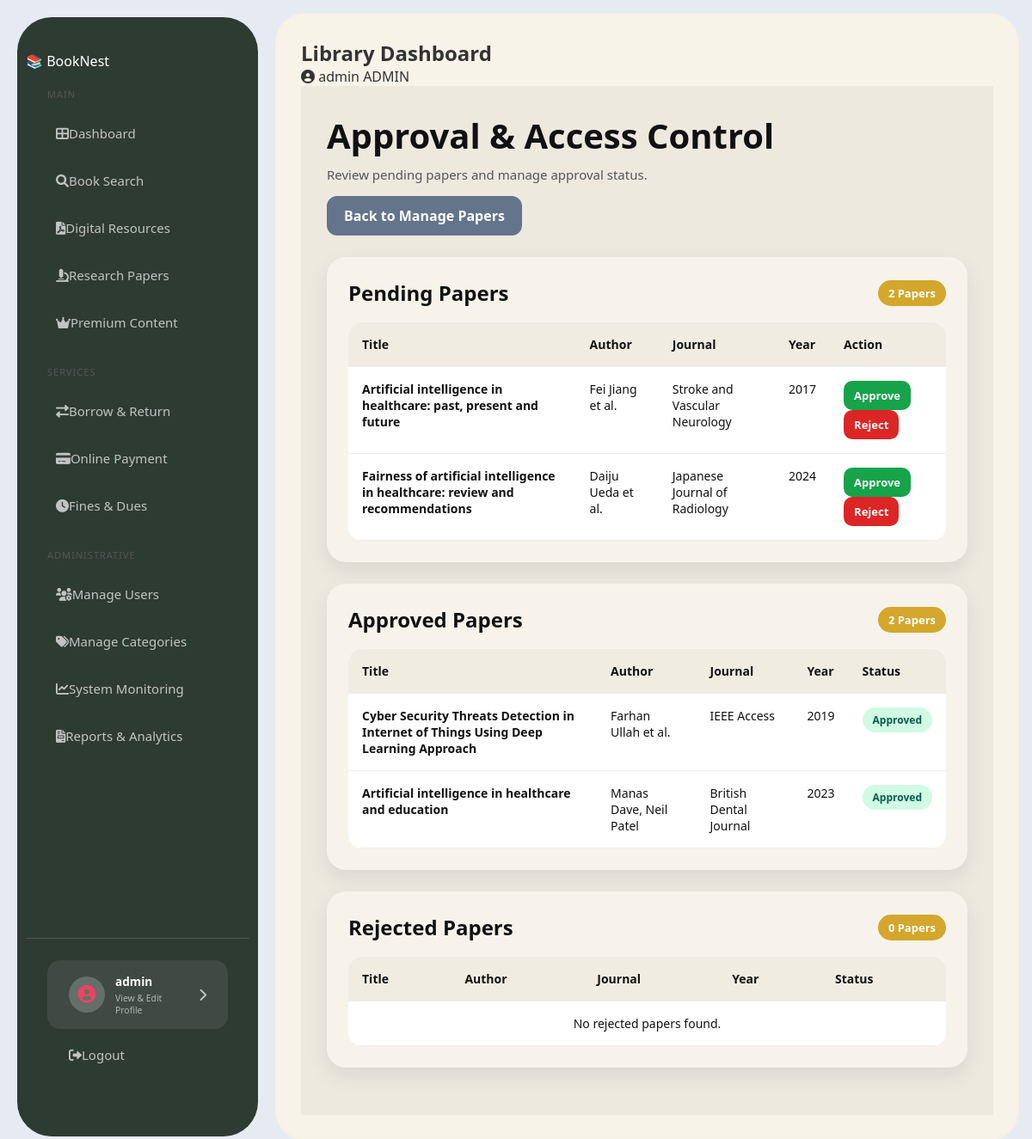
Page /librarian/research-papers/approval/ (signed in) on the earlier database version.
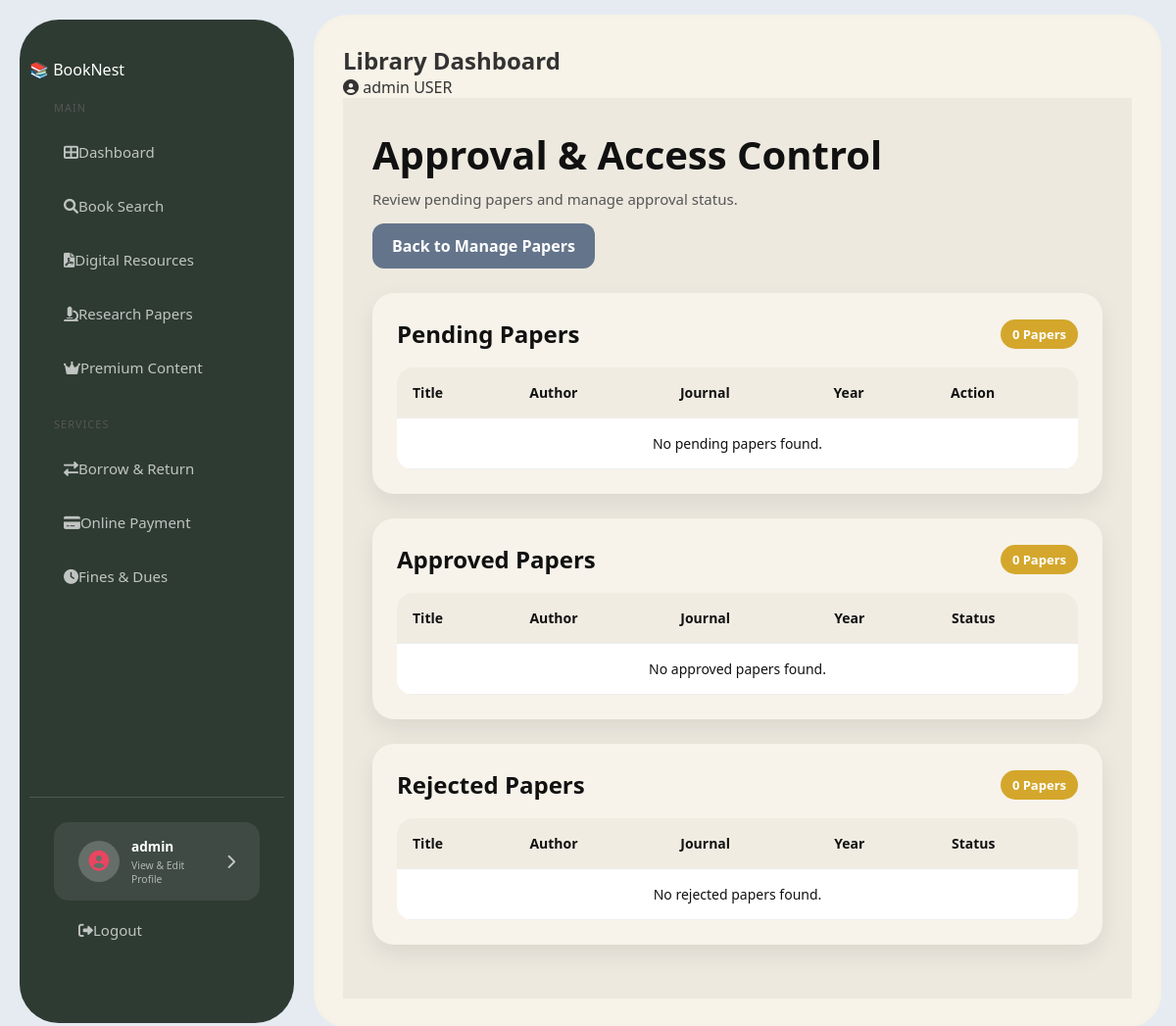
Same page on the later database version.
### library/models.py (models this page shows, shortened)
class User(AbstractUser):
    ADMIN = 'admin'
    LIBRARIAN = 'librarian'
    REGULAR_USER = 'user'
    ROLE_CHOICES = [
        (ADMIN, 'Administrator'),
        (LIBRARIAN, 'Librarian'),
        (REGULAR_USER, 'Regular User'),
    ]
    role = models.CharField(max_length=20, choices=ROLE_CHOICES, default=REGULAR_USER)
    phone = models.CharField(max_length=15, null=True, blank=True)
    profile_picture = models.ImageField(upload_to='profiles/', null=True, blank=True)
    date_of_birth = models.DateField(null=True, blank=True)
    bio = models.TextField(null=True, blank=True)
    def get_full_name(self):
        if self.first_name and self.last_name:
            return f"{self.first_name} {self.last_name}"
        return self.username

class ResearchPaper(models.Model):
    STATUS_CHOICES = [
        ('pending', 'Pending'),
        ('approved', 'Approved'),
        ('rejected', 'Rejected'),
    ]
    title = models.CharField(max_length=200)
    author = models.CharField(max_length=200)
    journal = models.CharField(max_length=200)
    year = models.PositiveIntegerField()
    abstract = models.TextField(blank=True, null=True)
    paper_file = models.FileField(upload_to='research_papers/')
    status = models.CharField(max_length=20, choices=STATUS_CHOICES, default='pending')
    uploaded_by = models.ForeignKey(User, on_delete=models.CASCADE)
    uploaded_at = models.DateTimeField(auto_now_add=True)

### library/views.py (the view)
# urls.py: path('librarian/research-papers/approval/', views.approval_access_control, name='approval_access_control'),
@login_required
@user_passes_test(is_librarian_or_admin, login_url='/')
def approval_access_control(request):
    pending_papers = ResearchPaper.objects.filter(status='pending').order_by('-uploaded_at')
    approved_papers = ResearchPaper.objects.filter(status='approved').order_by('-uploaded_at')
    rejected_papers = ResearchPaper.objects.filter(status='rejected').order_by('-uploaded_at')
    return render(request, 'library/approval_access_control.html', {
        'pending_papers': pending_papers,
        'approved_papers': approved_papers,
        'rejected_papers': rejected_papers,
    })

### library/views.py (called while the page is built)
def is_librarian_or_admin(user):
    return user.is_authenticated and (
        user.role in [User.LIBRARIAN, User.ADMIN] or user.is_superuser
    )

### library/templates/library/approval_access_control.html (shortened to what the changed rows need)
{% extends 'library/base.html' %}
{% block content %}
<div class="approval-page">
    <div class="approval-header">
        <div class="approval-title">
            <h1>Approval & Access Control</h1>
        </div>
    </div>
    <div class="approval-box">
        <div class="section-bar">
            <h2>Pending Papers</h2>
            <span class="count-badge">{{ pending_papers|length }} Papers</span>
        </div>
        <div class="table-wrap">
            <table class="approval-table">
                <thead>
                    <tr>
                        <th>Title</th>
                        <th>Author</th>
                        <th>Journal</th>
                        <th>Year</th>
                        <th>Action</th>
                    </tr>
                </thead>
                <tbody>
                    {% for paper in pending_papers %}
                    <tr>
                        <td><div class="paper-title">{{ paper.title }}</div></td>
                        <td>{{ paper.author }}</td>
                        <td>{{ paper.journal }}</td>
                        <td>{{ paper.year }}</td>
                        <td>
                            <a href="{% url 'approve_paper' paper.id %}" class="action-btn approve-btn">Approve</a>
                            <a href="{% url 'reject_paper' paper.id %}" class="action-btn reject-btn">Reject</a>
                        </td>
                    </tr>
                    {% empty %}
                    <tr>
                        <td colspan="5" class="empty-row">No pending papers found.</td>
                    </tr>
                    {% endfor %}
                </tbody>
            </table>
        </div>
    </div>
    <div class="approval-box">
        <div class="section-bar">
            <h2>Approved Papers</h2>
            <span class="count-badge">{{ approved_papers|length }} Papers</span>
        </div>
        <div class="table-wrap">
            <table class="approval-table">
                <thead>
                    <tr>
                        <th>Title</th>
                        <th>Author</th>
                        <th>Journal</th>
                        <th>Year</th>
                        <th>Status</th>
                    </tr>
                </thead>
                <tbody>
                    {% for paper in approved_papers %}
                    <tr>
                        <td><div class="paper-title">{{ paper.title }}</div></td>
                        <td>{{ paper.author }}</td>
                        <td>{{ paper.journal }}</td>
                        <td>{{ paper.year }}</td>
                        <td><span class="status-badge status-approved">Approved</span></td>
                    </tr>
                    {% empty %}
                    <tr>
                        <td colspan="5" class="empty-row">No approved papers found.</td>
                    </tr>
                    {% endfor %}
                </tbody>
            </table>
        </div>
    </div>
    <div class="approval-box">
        <div class="section-bar">
            <h2>Rejected Papers</h2>
        </div>
        <div class="table-wrap">
            <table class="approval-table">
                <thead>
                    <tr>
                        <th>Title</th>
                        <th>Author</th>
                        <th>Journal</th>
                        <th>Year</th>
                        <th>Status</th>
                    </tr>
                </thead>
            </table>
        </div>
    </div>
</div>
{% endblock %}

### library/templates/library/base.html (shortened to what this page needs)
{% load static %}
<!DOCTYPE html>
<html lang="en">
<head>
    <link rel="stylesheet" href="https://cdnjs.cloudflare.com/ajax/libs/font-awesome/6.0.0/css/all.min.css">
    <link rel="stylesheet" href="{% static 'library/css/style.css' %}">
</head>
<body>
<div class="layout">
    <aside class="sidebar">
        <div class="logo">📚 <span>Book</span>Nest</div>
        <div class="menu-section">
            <div class="menu-title">Main</div>
            <a href="{% url 'home' %}" class="menu-item"><i class="fas fa-th-large"></i> Dashboard</a>
            <a href="{% url 'book_list' %}" class="menu-item"><i class="fas fa-search"></i> Book Search</a>
            <a href="{% url 'digital_resources' %}" class="menu-item"><i class="fas fa-file-pdf"></i> Digital Resources</a>
            <a href="{% url 'research_papers' %}" class="menu-item"><i class="fas fa-microscope"></i> Research Papers</a>
            <a href="{% url 'premium_content' %}" class="menu-item premium"><i class="fas fa-crown"></i> Premium Content</a>
        </div>
        <div class="menu-section">
            <div class="menu-title">Services</div>
            <a href="{% url 'borrow_list' %}" class="menu-item"><i class="fas fa-exchange-alt"></i> Borrow & Return</a>
            <a href="{% url 'online_payment' %}" class="menu-item"><i class="fas fa-credit-card"></i> Online Payment</a>
            <a href="{% url 'fines_dues' %}" class="menu-item"><i class="fas fa-clock"></i> Fines & Dues</a>
        </div>
        {% if user.role == 'admin' or user.role == 'librarian' %}
        <div class="menu-section">
            <div class="menu-title">Administrative</div>
            <a href="{% url 'member_list' %}" class="menu-item"><i class="fas fa-users-cog"></i> Manage Users</a>
            <a href="{% url 'category_list' %}" class="menu-item"><i class="fas fa-tags"></i> Manage Categories</a>
            <a href="{% url 'system_monitoring' %}" class="menu-item"><i class="fas fa-chart-line"></i> System Monitoring</a>
            <a href="{% url 'reports_analytics' %}" class="menu-item"><i class="fas fa-file-invoice"></i> Reports & Analytics</a>
        </div>
        {% endif %}
        <div class="profile-sidebar-section">
            <a href="{% url 'manage_profile' %}" class="profile-link-card">
                <div class="avatar-icon">
                    <i class="fas fa-user-circle"></i>
                </div>
                <div class="profile-info-text">
                    <div class="profile-name">
                        {% if user.is_authenticated %}
                            {{ user.get_full_name|default:user.username }}
                        {% else %}
                            My Profile
                        {% endif %}
                    </div>
                    <div class="profile-role">
                        View & Edit Profile
                    </div>
                </div>
                <i class="fas fa-chevron-right"></i>
            </a>
            <div class="logout-section">
                <a href="{% url 'logout' %}" class="logout-link">
                    <i class="fas fa-sign-out-alt"></i> <span>Logout</span>
                </a>
            </div>
        </div>
    </aside>
    <main class="main-container">
        <header class="top-nav">
            <h2>Library Dashboard</h2>
            <div class="user-profile">
                <i class="fas fa-user-circle"></i>
                <span>{{ user.username }}</span>
                <span class="role-tag">{{ user.role|upper }}</span>
            </div>
        </header>
        {% block content %}{% endblock %}
    </main>
</div>
</body>
</html>

Differences in the rows shown:
removed ResearchPaper: title "Artificial intelligence in healthcare: past, present and future", author "Fei Jiang et al.", journal "Stroke and Vascular Neurology", year "2017", shown under "Pending Papers"
removed ResearchPaper: title "Fairness of artificial intelligence in healthcare: review and recommendations", author "Daiju Ueda et al.", journal "Japanese Journal of Radiology", year "2024", shown under "Pending Papers"
removed ResearchPaper: title "Cyber Security Threats Detection in Internet of Things Using Deep Learning Approach", author "Farhan Ullah et al.", journal "IEEE Access", year "2019", shown under "Approved Papers"
removed ResearchPaper: title "Artificial intelligence in healthcare and education", author "Manas Dave, Neil Patel", journal "British Dental Journal", year "2023", shown under "Approved Papers"
changed User "admin": role "ADMIN" → "USER"
Other differences:
{{ pending_papers|length }}: "2" → "0"
{{ approved_papers|length }}: "2" → "0"
text no longer shown: "ADMINISTRATIVE Manage Users Manage Categories System Monitoring Reports & Analytics"
text now shown: "No pending papers found. No approved papers found."
